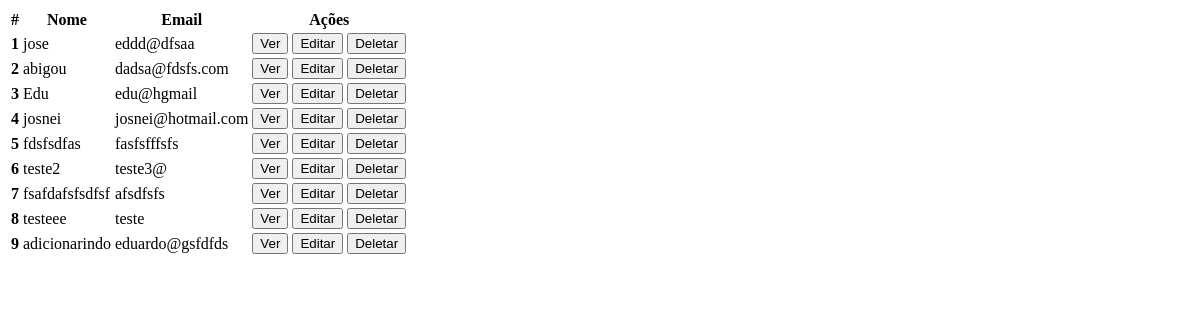
The page /cliente/ on the database as committed earlier.
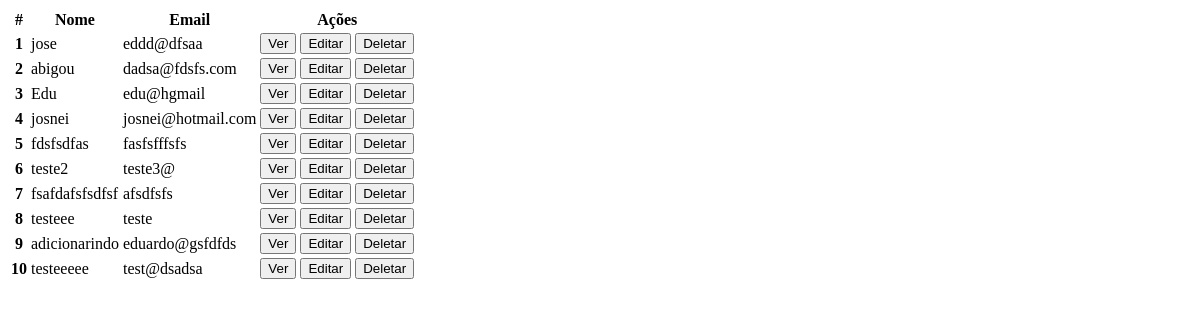
The same page on the database as committed later.
### tables this page shows
CREATE TABLE clientes (id INTEGER PRIMARY KEY AUTOINCREMENT, nome TEXT NOT NULL, email TEXT NOT NULL);

### routes/cliente.py (the view)
@cliente_route.route('/')
def lista_cliente():
    conn, cursor = Cliente.conectarDb()
    consulta = ('SELECT * FROM clientes')
    cursor.execute(consulta)
    resultados = cursor.fetchall()
    print(resultados)
    colunas = [desc[0] for desc in cursor.description]
    clientes = [dict(zip(colunas, linha)) for linha in resultados]
    conn.close()
    return render_template('lista_clientes.html', clientes=clientes)

### database/models/cliente.py (called while the page is built)
    @staticmethod
    def conectarDb():
        conn = sqlite3.connect('customermanager.db')
        conn.row_factory = sqlite3.Row
        cursor = conn.cursor()
        cursor.execute(
            "CREATE TABLE IF NOT EXISTS clientes (id INTEGER PRIMARY KEY AUTOINCREMENT, nome TEXT NOT NULL, email TEXT NOT NULL)")
        conn.commit()
        return conn, cursor

### templates/lista_clientes.html
<table class="table">
  <thead>
    <tr>
      <th scope="col">#</th>
      <th scope="col">Nome</th>
      <th scope="col">Email</th>
      <th scope="col">Ações</th>
    </tr>
  </thead>
  <tbody id="lista-clientes">
    {% for cliente in clientes %}
    {% include 'item_cliente.html' %}
    {% endfor %}
  </tbody>
</table>

### templates/item_cliente.html
<tr id="cliente-{{cliente.id}}">
    <th scope="row">{{ cliente.id }}</th>
    <td>{{ cliente.nome }}</td>
    <td>{{ cliente.email }}</td>
    <td>
        <button class="btn btn-secondary" c-get="{{ url_for('cliente.detalhe_cliente', cliente_id = cliente.id) }}"
            c-target="#exibir-cliente" data-bs-toggle="modal" data-bs-target="#exampleModal">Ver</button>
        <button class="btn btn-primary" c-get="{{ url_for('cliente.form_edit_cliente', cliente_id = cliente.id) }}"
            c-target="#form-cliente">Editar</button>
        <button class="btn btn-danger" c-delete="{{ url_for('cliente.deletar_cliente', cliente_id = cliente.id) }}"
            c-remove-closest="tr">Deletar</button>
    </td>
</tr>

Rows that differ between the two databases and show on the page:
added clientes: id "10", nome "testeeeee", email "test@dsadsa"
